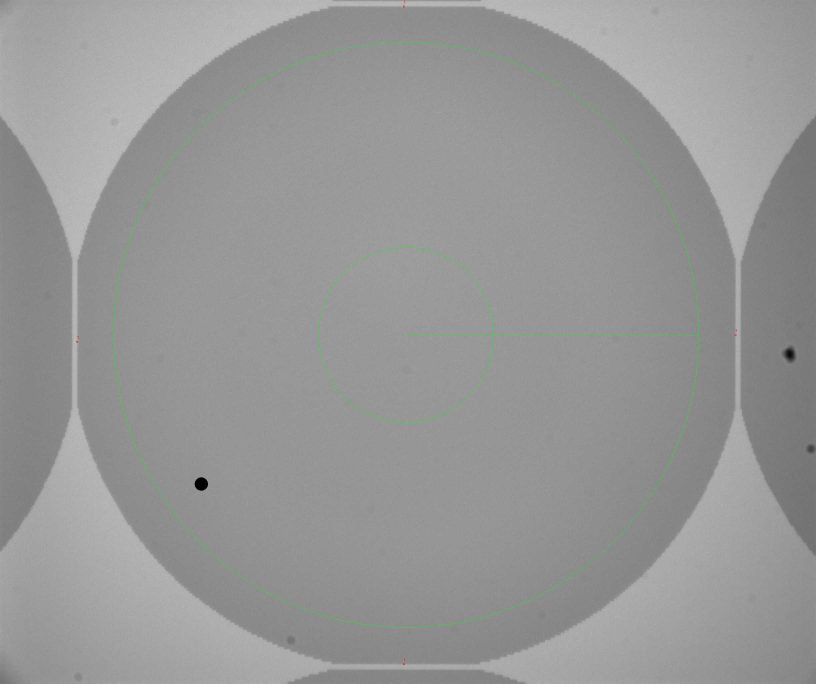
#> input picture tests/img/OSD185236-Analysees-01-19.jpg, 2448 x 2050 px, given in place of OSD185236-Brutes-01-01.bmp, which was not available (shown at 1/3 size)
$ python testimage.py
#> lines starting #> are read from the running program, lines starting #| are printed output that depends on the picture; long printed decimals are rounded; pictures that were not available may be replaced by others from this repository, and a replacement may not be noted
from PIL import Image, ImageStat, ImageEnhance, ImageFilter
import numpy as np
import math

radius = 875

path = "tests/img/OSD185236-Analysees-01-01.jpg"
path = "tests/img/OSD185236-Brutes-01-01.bmp"
im = Image.open(path)
#> im is the input picture: PIL image 2448x2050 RGB; mean R, G, B 150.5, 150.8, 150.5
print(im.mode)
#| RGB
#im.show()

im =  im.crop(((im.size[0] / 2) - radius, (im.size[1] / 2) - radius, (im.size[0] / 2) + radius, (im.size[1] / 2) + radius))
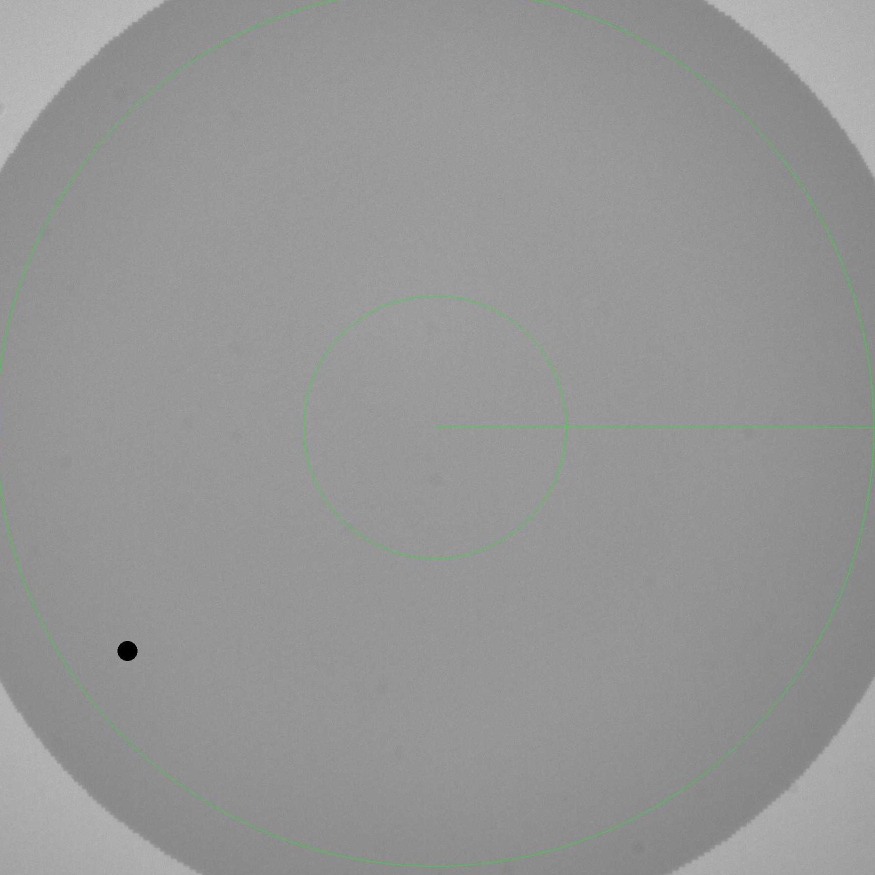
#> im: PIL image 1750x1750 RGB (shown at 1/2 size); mean R, G, B 149.3, 149.9, 149.4
#im.show()

stat = ImageStat.Stat(im)
lum = stat.mean[0]
#> lum = 149.3
std = stat.stddev[0]
#> std = 9.9
min2 = stat.extrema[0][0]
#> min2 = 0
max2 = stat.extrema[0][1]
#> max2 = 198
print(lum, std, min2, max2) #140.8660502857143 10.847677919700216 104 208
#| 149.340 9.896 0 198

norm = im.point(lambda x : np.clip(x - lum + 127, 0, 255))
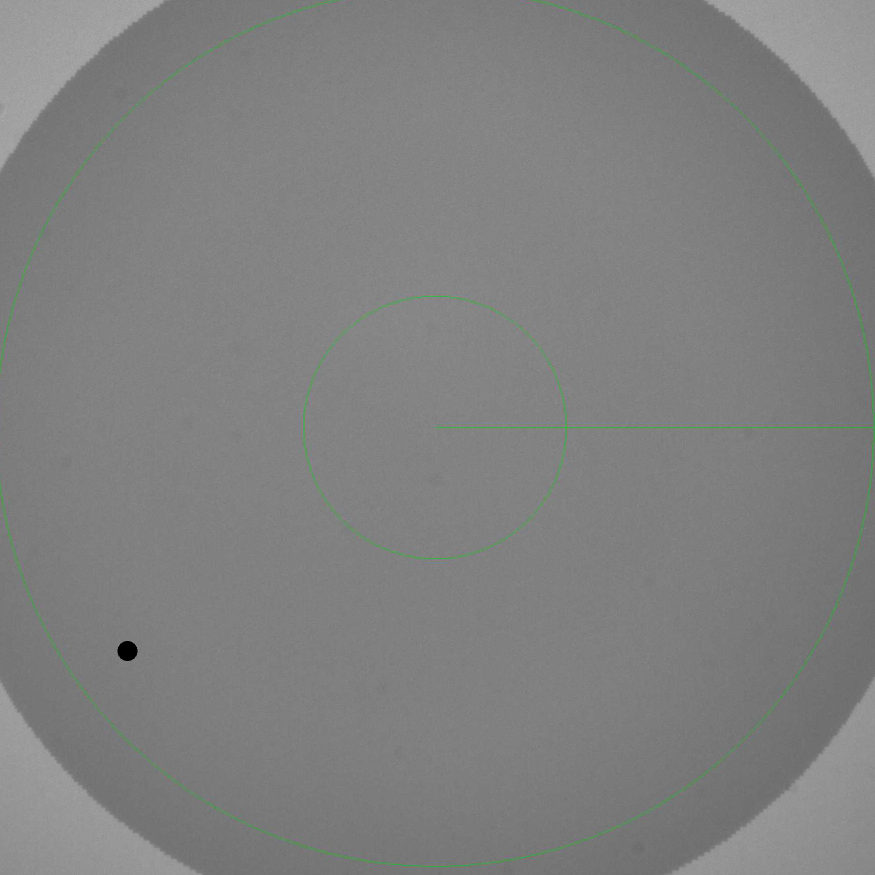
#> norm: PIL image 1750x1750 RGB (shown at 1/2 size); mean R, G, B 127.3, 127.9, 127.4
stat = ImageStat.Stat(norm)
lum = stat.mean[0]
#> lum = 127.3
std = stat.stddev[0]
#> std = 9.78
min2 = stat.extrema[0][0]
max2 = stat.extrema[0][1]
#> max2 = 176
pxs = list(norm.getdata())
#> pxs = 3062500 items
nb0px = len([p for p in pxs if p == 0])
#> nb0px = 0
print(lum, std, min2, max2, nb0px)
#| 127.349 9.782 0 176 0
# [16 lines of commented-out code are left out]

ie = ImageEnhance.Contrast(norm)
c10 = ie.enhance(10)
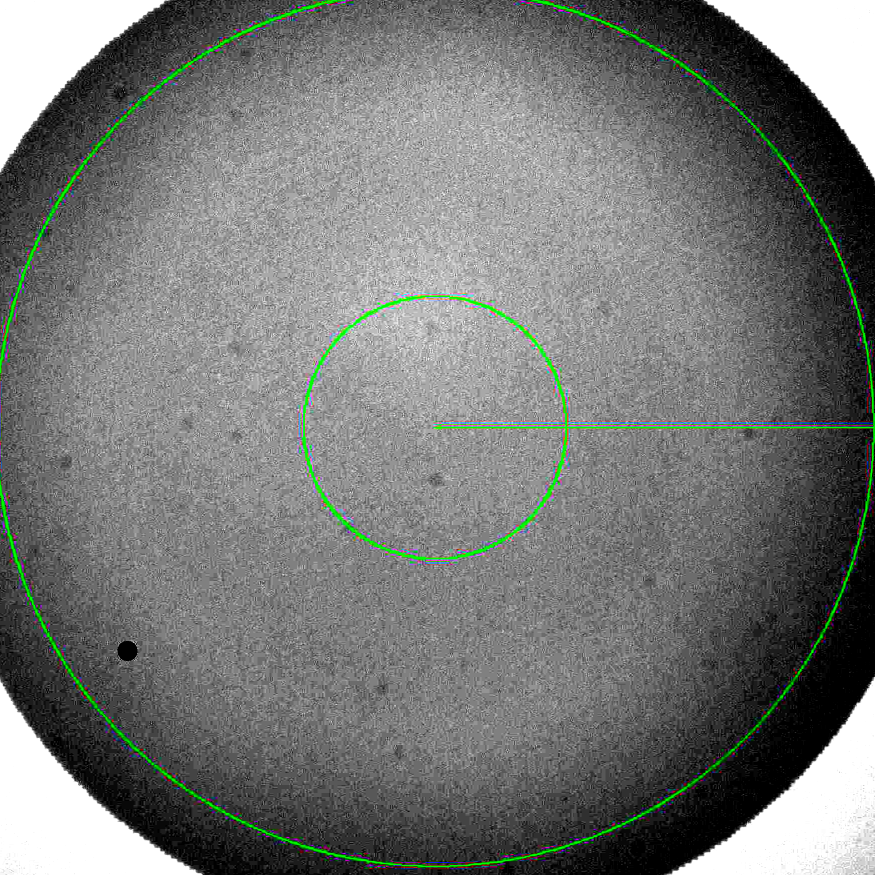
#> c10: PIL image 1750x1750 RGB (shown at 1/2 size); mean R, G, B 117.1, 119.7, 117.3
stat = ImageStat.Stat(c10)
lum = stat.mean[0]
#> lum = 117.1
std = stat.stddev[0]
#> std = 64.87
min2 = stat.extrema[0][0]
max2 = stat.extrema[0][1]
#> max2 = 255
pxs = list(c10.getdata())
nb0px = len([p for p in pxs if p == 0]) #4:458 5:9403 6:33295
print(lum, std, min2, max2, nb0px)
#| 117.139 64.874 0 255 0
#c10.show()

ie = ImageEnhance.Contrast(norm)
c4 = ie.enhance(4)
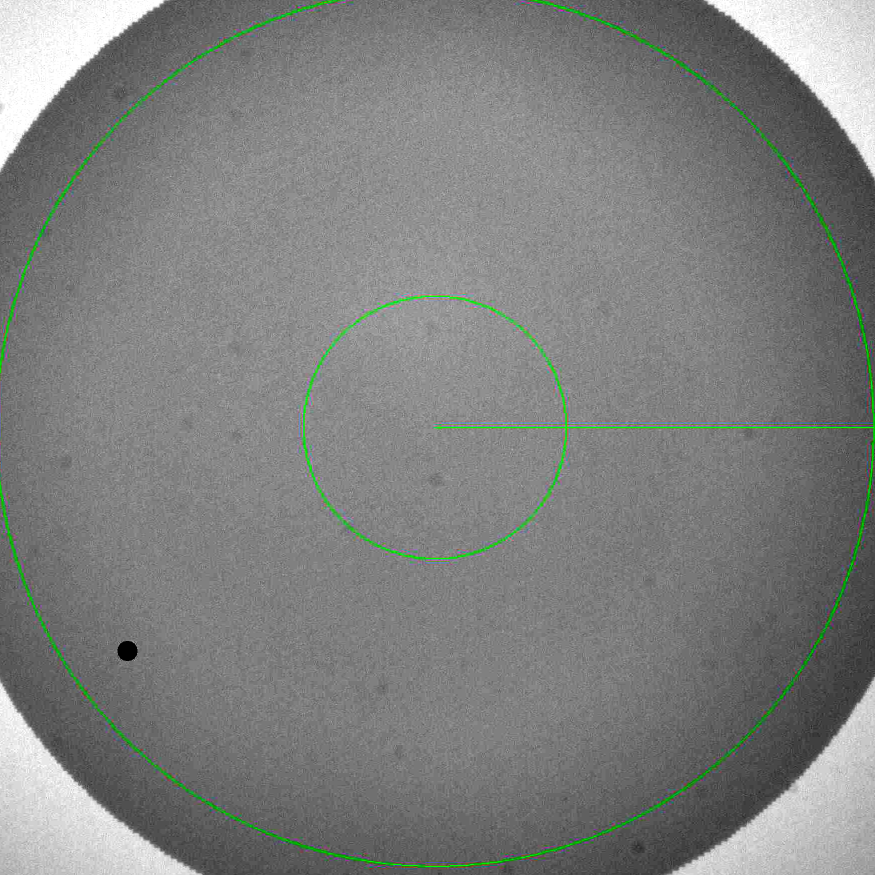
#> c4: PIL image 1750x1750 RGB (shown at 1/2 size); mean R, G, B 125.7, 127.6, 125.8

radius = 400
im2 =  im.crop(((im.size[0] / 2) - radius, (im.size[1] / 2) - radius, (im.size[0] / 2) + radius, (im.size[1] / 2) + radius))
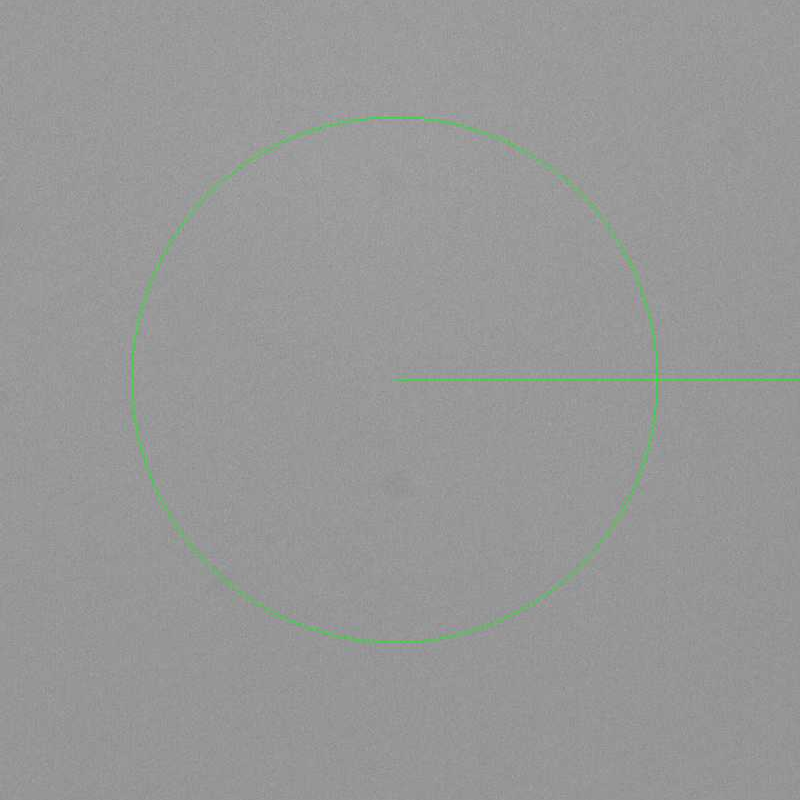
#> im2: PIL image 800x800 RGB; mean R, G, B 151.5, 152.3, 151.6
im2 = im2.resize((100,100), Image.LANCZOS) # super
#> im2: PIL image 100x100 RGB
#im2 = im2.resize((500,500), Image.NEAREST)
ie = ImageEnhance.Contrast(im2)
im2 = ie.enhance(40)
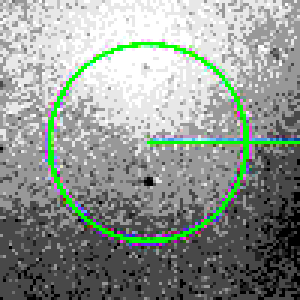
#> im2: PIL image 100x100 RGB (shown 3 times larger); mean R, G, B 142.5, 150.4, 143.7
pxs = list(im2.getdata())
#> pxs = 10000 items, first 6: (192, 192, 192), (152, 152, 152), (192, 192, 192), (232, 232, 232), (112, 112, 112), (152, 152, 152)
nb0px = len([p for p in pxs if p == 0])
#im2 = im2.point(lambda x : 255 if x == 0 else x)
print(nb0px)
#| 0
#im2.show() # resulat pas terrible

imload = im2.load()
for x in range(1,99):
    for y in range(1,99):
        if imload[x,y] == 0:
            # imload[x,y] = min(imload[x - 1, y],
            #                    imload[x + 1, y],
            #                    imload[x - 1, y - 1],
            #                    imload[x + 1, y + 1],
            #                    imload[x - 1, y + 1],
            #                    imload[x + 1, y - 1],
            #                    imload[x, y - 1],
            #                    imload[x, y + 1]
            #                    )
            imload[x,y] = min(imload[x + 1, y],
                               imload[x + 2, y],
                               imload[x + 3, y],
                               imload[x + 4, y]
                               )
            if imload[x, y] !=0:
                imload[x, y] = 255
pxs = list(im2.getdata())
nb0px = len([p for p in pxs if p == 0])
print(nb0px)
#| 0
#im2.show()

stdmean = 11.65
stsstd = 2.17
stdmax = 21.42
print(127 / stdmean, 127/stdmax)
stdtestboucle = 4
# Tester avec 4, 6 et 10

radius = 990
for x in range(im.size[0]):
    for y in range(im.size[1]):
        d = math.sqrt(((x - (im.size[0] / 2)) ** 2) + ((y - (im.size[1] / 2)) ** 2))
        if d > radius:
            im.putpixel((x, y), (0))
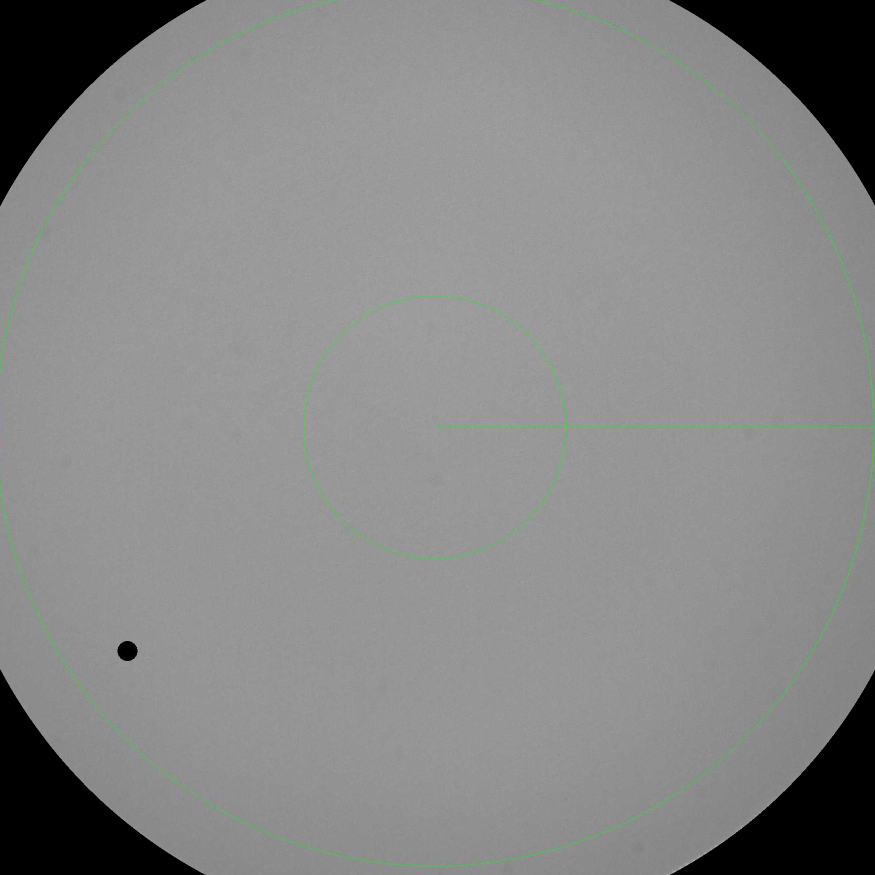
#> im: PIL image 1750x1750 RGB (shown at 1/2 size); mean R, G, B 134.5, 135, 134.5
#c4.show()
